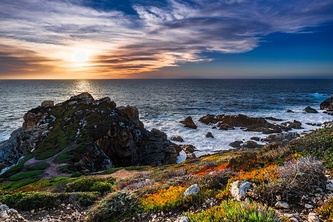
#> input picture src/umi_small.jpg, 333 x 222 px, shrunk from 640 x 426 before the run
$ python main.py
#> lines starting #> are read from the running program, lines starting #| are printed output that depends on the picture; after the words box and inside, x2 and y2 are one past the last pixel; in counts of white or black regions, pixels touching at a corner belong together
import cv2
img = cv2.imread("src/umi_small.jpg", 0)
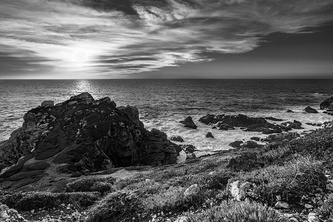
#> img: shape (222, 333); min 0, max 254, mean 94.5

def onTrackbar(position):
	global threshold
	threshold = position
cv2.namedWindow("img")
threshold = 100
cv2.createTrackbar("track", "img", threshold, 255, onTrackbar)
while True:
	#ret, img_th = cv2.threshold(img, threshold, 255, cv2.THRESH_BINARY)
	# それぞれの範囲で閾値作っていく
	img_th = cv2.adaptiveThreshold(img, 255, cv2.ADAPTIVE_THRESH_MEAN_C, cv2.THRESH_BINARY, 3, threshold)
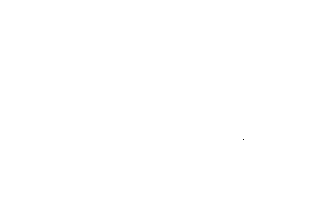
#> img_th: shape (222, 333); 100% white; black in thin lines or dots, all inside (x1, y1, x2, y2) = (243, 139, 244, 140)
	cv2.imshow("img", img_th)
	cv2.imshow("src", img)
	# Escキーで抜ける
	if cv2.waitKey(10) == 27:
#> (key Esc is pressed here)
		break
cv2.destroyAllWindows()
